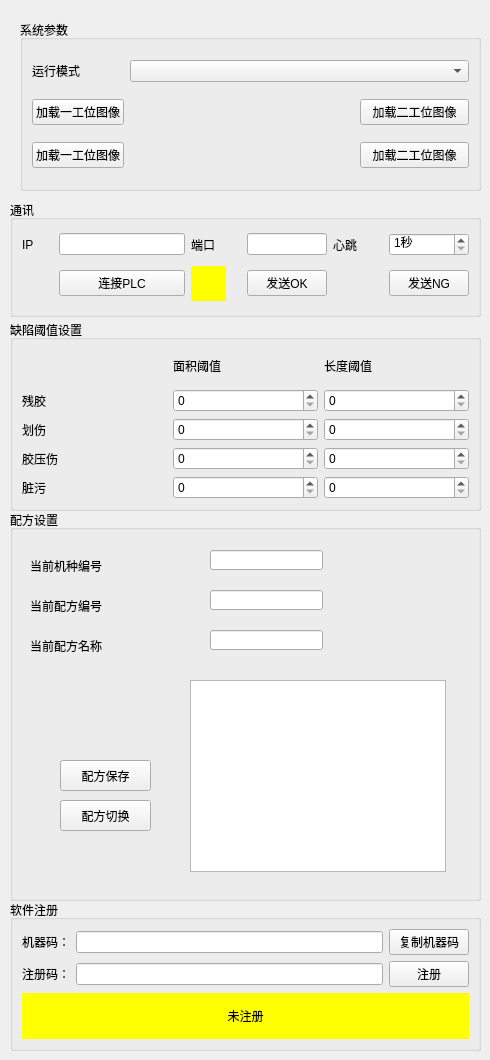
     <widget class="QWidget" name="tab_2">
      <attribute name="title">
       <string>运行参数</string>
      </attribute>
      <widget class="QGroupBox" name="groupBox_7">
       <property name="geometry">
        <rect>
         <x>10</x>
         <y>900</y>
         <width>471</width>
         <height>151</height>
        </rect>
       </property>
       <property name="title">
        <string>软件注册</string>
       </property>
       <layout class="QGridLayout" name="gridLayout_8">
        <item row="0" column="0">
         <widget class="QLabel" name="label_2">
          <property name="minimumSize">
           <size>
            <width>0</width>
            <height>0</height>
           </size>
          </property>
          <property name="maximumSize">
           <size>
            <width>80</width>
            <height>16777215</height>
           </size>
          </property>
          <property name="text">
           <string>机器码：</string>
          </property>
         </widget>
        </item>
        <item row="0" column="1">
         <widget class="QLineEdit" name="lineEdit_MachineCode">
          <property name="readOnly">
           <bool>true</bool>
          </property>
         </widget>
        </item>
        <item row="0" column="2">
         <widget class="QPushButton" name="pushButton_Copy">
          <property name="text">
           <string>复制机器码</string>
          </property>
         </widget>
        </item>
        <item row="1" column="0">
         <widget class="QLabel" name="label_3">
          <property name="minimumSize">
           <size>
            <width>0</width>
            <height>0</height>
           </size>
          </property>
          <property name="maximumSize">
           <size>
            <width>80</width>
            <height>16777215</height>
           </size>
          </property>
          <property name="text">
           <string>注册码：</string>
          </property>
         </widget>
        </item>
        <item row="1" column="1">
         <widget class="QLineEdit" name="lineEdit_RegisterCode"/>
        </item>
        <item row="1" column="2">
         <widget class="QPushButton" name="pushButton_Register">
          <property name="text">
           <string>注册</string>
          </property>
         </widget>
        </item>
        <item row="2" column="0" colspan="3">
         <widget class="QLabel" name="label_RegisterInfo">
          <property name="layoutDirection">
           <enum>Qt::LeftToRight</enum>
          </property>
          <property name="styleSheet">
           <string notr="true">background-color: rgb(255, 255, 0);</string>
          </property>
          <property name="text">
           <string>未注册</string>
          </property>
          <property name="alignment">
           <set>Qt::AlignCenter</set>
          </property>
         </widget>
        </item>
       </layout>
      </widget>
      <widget class="QGroupBox" name="groupBox_4">
       <property name="geometry">
        <rect>
         <x>20</x>
         <y>20</y>
         <width>461</width>
         <height>171</height>
        </rect>
       </property>
       <property name="maximumSize">
        <size>
         <width>581</width>
         <height>16777215</height>
        </size>
       </property>
       <property name="title">
        <string>系统参数</string>
       </property>
       <layout class="QGridLayout" name="gridLayout_3">
        <item row="2" column="0">
         <widget class="QPushButton" name="pushButton_LoadFirstImage">
          <property name="text">
           <string>加载一工位图像</string>
          </property>
         </widget>
        </item>
        <item row="0" column="0">
         <widget class="QLabel" name="label_8">
          <property name="maximumSize">
           <size>
            <width>90</width>
            <height>16777215</height>
           </size>
          </property>
          <property name="text">
           <string>运行模式</string>
          </property>
         </widget>
        </item>
        <item row="3" column="0">
         <widget class="QPushButton" name="pushButton_LoadFirstImage_2">
          <property name="text">
           <string>加载一工位图像</string>
          </property>
         </widget>
        </item>
        <item row="3" column="3">
         <widget class="QPushButton" name="pushButton_LoadSecondImage_2">
          <property name="text">
           <string>加载二工位图像</string>
          </property>
         </widget>
        </item>
        <item row="2" column="3">
         <widget class="QPushButton" name="pushButton_LoadSecondImage">
          <property name="text">
           <string>加载二工位图像</string>
          </property>
         </widget>
        </item>
        <item row="0" column="1" colspan="3">
         <widget class="QComboBox" name="comboBox_SystemType"/>
        </item>
       </layout>
      </widget>
      <widget class="QGroupBox" name="groupBox_10">
       <property name="geometry">
        <rect>
         <x>10</x>
         <y>200</y>
         <width>471</width>
         <height>117</height>
        </rect>
       </property>
       <property name="maximumSize">
        <size>
         <width>581</width>
         <height>16777215</height>
        </size>
       </property>
       <property name="title">
        <string>通讯</string>
       </property>
       <layout class="QGridLayout" name="gridLayout_4">
        <item row="0" column="0">
         <widget class="QLabel" name="label_5">
          <property name="minimumSize">
           <size>
            <width>31</width>
            <height>0</height>
           </size>
          </property>
          <property name="maximumSize">
           <size>
            <width>31</width>
            <height>16777215</height>
           </size>
          </property>
          <property name="text">
           <string>IP</string>
          </property>
         </widget>
        </item>
        <item row="0" column="1" colspan="2">
         <widget class="QLineEdit" name="lineEdit_IP"/>
        </item>
        <item row="0" column="3">
         <widget class="QLabel" name="label_6">
          <property name="minimumSize">
           <size>
            <width>50</width>
            <height>0</height>
           </size>
          </property>
          <property name="maximumSize">
           <size>
            <width>50</width>
            <height>16777215</height>
           </size>
          </property>
          <property name="text">
           <string>端口</string>
          </property>
         </widget>
        </item>
        <item row="0" column="4">
         <widget class="QLineEdit" name="lineEdit_Port">
          <property name="minimumSize">
           <size>
            <width>80</width>
            <height>0</height>
           </size>
          </property>
          <property name="maximumSize">
           <size>
            <width>80</width>
            <height>16777215</height>
           </size>
          </property>
         </widget>
        </item>
        <item row="0" column="5">
         <widget class="QLabel" name="label_7">
          <property name="minimumSize">
           <size>
            <width>50</width>
            <height>0</height>
           </size>
          </property>
          <property name="maximumSize">
           <size>
            <width>50</width>
            <height>16777215</height>
           </size>
          </property>
          <property name="text">
           <string>心跳</string>
          </property>
         </widget>
        </item>
        <item row="0" column="6">
         <widget class="QSpinBox" name="spinBox_Heartbeat">
          <property name="minimumSize">
           <size>
            <width>80</width>
            <height>0</height>
           </size>
          </property>
          <property name="maximumSize">
           <size>
            <width>80</width>
            <height>16777215</height>
           </size>
          </property>
          <property name="suffix">
           <string>秒</string>
          </property>
          <property name="minimum">
           <number>1</number>
          </property>
         </widget>
        </item>
        <item row="1" column="4">
         <widget class="QPushButton" name="pushButton_SendOK">
          <property name="text">
           <string>发送OK</string>
          </property>
         </widget>
        </item>
        <item row="1" column="6">
         <widget class="QPushButton" name="pushButton_SendNG">
          <property name="minimumSize">
           <size>
            <width>80</width>
            <height>0</height>
           </size>
          </property>
          <property name="maximumSize">
           <size>
            <width>80</width>
            <height>16777215</height>
           </size>
          </property>
          <property name="text">
           <string>发送NG</string>
          </property>
         </widget>
        </item>
        <item row="1" column="3">
         <widget class="QLabel" name="label_Status">
          <property name="minimumSize">
           <size>
            <width>35</width>
            <height>35</height>
           </size>
          </property>
          <property name="maximumSize">
           <size>
            <width>35</width>
            <height>35</height>
           </size>
          </property>
          <property name="styleSheet">
           <string notr="true">background-color: rgb(255, 255, 0);</string>
          </property>
          <property name="text">
           <string/>
          </property>
         </widget>
        </item>
        <item row="1" column="1" colspan="2">
         <widget class="QPushButton" name="pushButton_ConnectPLC">
          <property name="text">
           <string>连接PLC</string>
          </property>
         </widget>
        </item>
       </layout>
      </widget>
      <widget class="QGroupBox" name="groupBox_3">
       <property name="geometry">
        <rect>
         <x>10</x>
         <y>320</y>
         <width>471</width>
         <height>191</height>
        </rect>
       </property>
       <property name="title">
        <string>缺陷阈值设置</string>
       </property>
       <layout class="QGridLayout" name="gridLayout_15">
        <item row="0" column="2">
         <widget class="QLabel" name="label_19">
          <property name="text">
           <string>长度阈值</string>
          </property>
         </widget>
        </item>
        <item row="1" column="1">
         <widget class="QSpinBox" name="spinBox_Area_canjiao_2">
          <property name="suffix">
           <string/>
          </property>
          <property name="prefix">
           <string/>
          </property>
          <property name="minimum">
           <number>0</number>
          </property>
          <property name="maximum">
           <number>10000</number>
          </property>
          <property name="value">
           <number>0</number>
          </property>
         </widget>
        </item>
        <item row="1" column="2">
         <widget class="QSpinBox" name="spinBox_Wh_canjiao_2">
          <property name="suffix">
           <string/>
          </property>
          <property name="prefix">
           <string/>
          </property>
          <property name="minimum">
           <number>0</number>
          </property>
          <property name="maximum">
           <number>10000</number>
          </property>
          <property name="value">
           <number>0</number>
          </property>
         </widget>
        </item>
        <item row="2" column="1">
         <widget class="QSpinBox" name="spinBox_Area_huashang_2">
          <property name="suffix">
           <string/>
          </property>
          <property name="prefix">
           <string/>
          </property>
          <property name="minimum">
           <number>0</number>
          </property>
          <property name="maximum">
           <number>10000</number>
          </property>
          <property name="value">
           <number>0</number>
          </property>
         </widget>
        </item>
        <item row="1" column="0">
         <widget class="QLabel" name="label_20">
          <property name="text">
           <string>残胶</string>
          </property>
         </widget>
        </item>
        <item row="2" column="2">
         <widget class="QSpinBox" name="spinBox_Wh_huashang_2">
          <property name="suffix">
           <string/>
          </property>
          <property name="prefix">
           <string/>
          </property>
          <property name="minimum">
           <number>0</number>
          </property>
          <property name="maximum">
           <number>10000</number>
          </property>
          <property name="value">
           <number>0</number>
          </property>
         </widget>
        </item>
        <item row="3" column="0">
         <widget class="QLabel" name="label_21">
          <property name="text">
           <string>胶压伤</string>
          </property>
         </widget>
        </item>
        <item row="3" column="1">
         <widget class="QSpinBox" name="spinBox_Area_yajiaoshang_2">
          <property name="suffix">
           <string/>
          </property>
          <property name="prefix">
           <string/>
          </property>
          <property name="minimum">
           <number>0</number>
          </property>
          <property name="maximum">
           <number>10000</number>
          </property>
          <property name="value">
           <number>0</number>
          </property>
         </widget>
        </item>
        <item row="0" column="1">
         <widget class="QLabel" name="label_22">
          <property name="text">
           <string>面积阈值</string>
          </property>
         </widget>
        </item>
        <item row="4" column="1">
         <widget class="QSpinBox" name="spinBox_Area_zangwu_2">
          <property name="suffix">
           <string/>
          </property>
          <property name="prefix">
           <string/>
          </property>
          <property name="minimum">
           <number>0</number>
          </property>
          <property name="maximum">
           <number>10000</number>
          </property>
          <property name="value">
           <number>0</number>
          </property>
         </widget>
        </item>
        <item row="2" column="0">
         <widget class="QLabel" name="label_23">
          <property name="text">
           <string>划伤</string>
          </property>
         </widget>
        </item>
        <item row="4" column="0">
         <widget class="QLabel" name="label_24">
          <property name="text">
           <string>脏污</string>
          </property>
         </widget>
        </item>
        <item row="3" column="2">
         <widget class="QSpinBox" name="spinBox_Wh_yajiaoshang_2">
          <property name="suffix">
           <string/>
          </property>
          <property name="prefix">
           <string/>
          </property>
          <property name="minimum">
           <number>0</number>
          </property>
          <property name="maximum">
           <number>10000</number>
          </property>
          <property name="value">
           <number>0</number>
          </property>
         </widget>
        </item>
        <item row="4" column="2">
         <widget class="QSpinBox" name="spinBox_Wh_zangwu_2">
          <property name="suffix">
           <string/>
          </property>
          <property name="prefix">
           <string/>
          </property>
          <property name="minimum">
           <number>0</number>
          </property>
          <property name="maximum">
           <number>10000</number>
          </property>
          <property name="value">
           <number>0</number>
          </property>
         </widget>
        </item>
       </layout>
      </widget>
      <widget class="QGroupBox" name="groupBox">
       <property name="geometry">
        <rect>
         <x>10</x>
         <y>510</y>
         <width>471</width>
         <height>391</height>
        </rect>
       </property>
       <property name="title">
        <string>配方设置</string>
       </property>
       <widget class="QLabel" name="label_9">
        <property name="geometry">
         <rect>
          <x>20</x>
          <y>40</y>
          <width>161</width>
          <height>31</height>
         </rect>
        </property>
        <property name="text">
         <string>当前机种编号</string>
        </property>
       </widget>
       <widget class="QLabel" name="label_10">
        <property name="geometry">
         <rect>
          <x>20</x>
          <y>80</y>
          <width>161</width>
          <height>31</height>
         </rect>
        </property>
        <property name="text">
         <string>当前配方编号</string>
        </property>
       </widget>
       <widget class="QLabel" name="label_11">
        <property name="geometry">
         <rect>
          <x>20</x>
          <y>120</y>
          <width>161</width>
          <height>31</height>
         </rect>
        </property>
        <property name="text">
         <string>当前配方名称</string>
        </property>
       </widget>
       <widget class="QLineEdit" name="lineEdit">
        <property name="geometry">
         <rect>
          <x>200</x>
          <y>40</y>
          <width>113</width>
          <height>20</height>
         </rect>
        </property>
       </widget>
       <widget class="QLineEdit" name="lineEdit_2">
        <property name="geometry">
         <rect>
          <x>200</x>
          <y>80</y>
          <width>113</width>
          <height>20</height>
         </rect>
        </property>
       </widget>
       <widget class="QLineEdit" name="lineEdit_3">
        <property name="geometry">
         <rect>
          <x>200</x>
          <y>120</y>
          <width>113</width>
          <height>20</height>
         </rect>
        </property>
       </widget>
       <widget class="QPushButton" name="pushButton">
        <property name="geometry">
         <rect>
          <x>50</x>
          <y>250</y>
          <width>91</width>
          <height>31</height>
         </rect>
        </property>
        <property name="text">
         <string>配方保存</string>
        </property>
       </widget>
       <widget class="QPushButton" name="pushButton_2">
        <property name="geometry">
         <rect>
          <x>50</x>
          <y>290</y>
          <width>91</width>
          <height>31</height>
         </rect>
        </property>
        <property name="text">
         <string>配方切换</string>
        </property>
       </widget>
       <widget class="QTableWidget" name="m_ModelChoice">
        <property name="geometry">
         <rect>
          <x>180</x>
          <y>170</y>
          <width>256</width>
          <height>192</height>
         </rect>
        </property>
       </widget>
      </widget>
     </widget>
